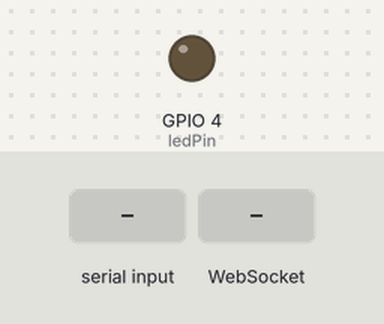
Bench run of a program on a simulated ESP32. Shown: output pins drawn as LEDs (lit = HIGH). Inputs (shaded band) come from the test bench. WiFi joins after 1.5 s; servers stay silent unless stated; what the program prints to the serial monitor is not drawn.

Above: at 0.1 s.
At 2.7 s:
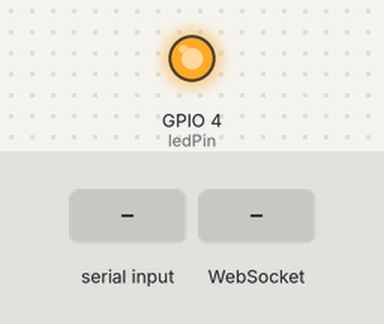
2.8 s: "on\n" received over the second serial link
4.3 s: WebSocket text "on" received
5.8 s: "off\n" received over the second serial link
7.3 s: WebSocket text "off" received
8.8 s: "1\n" received over the second serial link
10.3 s: WebSocket text "1" received
Timing chart, 0 to 12.8 s (numbered marks = the images above; inputs shaded):
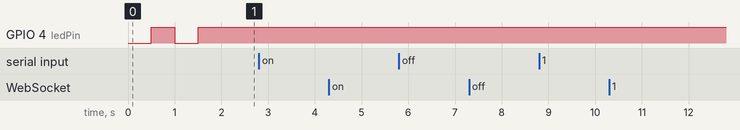

Measured:
- after the input at 2.8 s, every drawn part: stays the same
- after the input at 4.3 s, every drawn part: stays the same
- after the input at 5.8 s, every drawn part: stays the same
- after the input at 7.3 s, every drawn part: stays the same
- after the input at 8.8 s, every drawn part: stays the same
- after the input at 10.3 s, every drawn part: stays the same

The program:

main.cpp
```cpp
#include <Arduino.h>

#if !defined(ARDUINO_ESP32_DEV)
  #error "❌ не та платформа"
#endif

#include <WiFi.h>
#include <ESPAsyncWebServer.h>
#include <ESPmDNS.h>

// --- Налаштування пінів та мережі ---
const int RXD1      = 15; // Пін для зв'язку з іншим пристроєм (наприклад, Arduino)
const int TXD1      = 14;
const int ledPin    = 4;  // Вбудований світлодіод для індикації

const char *ssid      = "BogWiFi";
const char *password  = "123456789";

const char *hostname = "esp32cam1"; //  mDNS (Bonjour) http://esp32cam1.local

// --- Глобальні змінні ---
char buffer[64];
int bufferIndex = 0;
AsyncWebServer server(80);
AsyncWebSocket ws("/ws");

void sendLog(const String& msg) {
    Serial.println(msg);
    ws.textAll(msg);
}

void sendToArduino(const char *msg) {
    Serial1.println(msg);
    sendLog(String("Sent to Arduino -> ") + msg);
}

void onWebSocketMessage(AsyncWebSocket *server, AsyncWebSocketClient *client,
                        AwsFrameInfo *info, const uint8_t *data, size_t len) {
    // Перевіряємо, що це текстове повідомлення
    if (info->final && info->index == 0 && info->len == len && info->opcode == WS_TEXT) {
        // Створюємо рядок з отриманих даних
        String msg = "";
        for (size_t i = 0; i < len; i++) {
            msg += (char)data[i];
        }
        msg.trim(); // Очищуємо від зайвих пробілів

        sendLog(String("Received from WebSocket -> ") + msg);

        if (msg == "on" || msg == "off") {
            sendToArduino(msg.c_str());
        }
    }
}

void init_mdns() {
    if (!MDNS.begin(hostname)) {
        Serial.println("Error setting up MDNS responder!");
        return;
    }
    Serial.printf("mDNS responder started. Hostname: http://%s.local\n", hostname);
    MDNS.addService("http", "tcp", 80);
}

void setup() {
    pinMode(ledPin, OUTPUT);
    digitalWrite(ledPin, LOW);

    Serial.begin(115200);
    Serial1.begin(9600, SERIAL_8N1, RXD1, TXD1);

    WiFi.begin(ssid, password);
    Serial.print("Connecting to WiFi");
    while (WiFi.status() != WL_CONNECTED) {
        delay(500);
        Serial.print(".");
        digitalWrite(ledPin, !digitalRead(ledPin));
    }
    digitalWrite(ledPin, HIGH);

    Serial.printf("\nConnected to WiFi! ESP32 IP: http://%s\n", WiFi.localIP().toString().c_str());

    init_mdns();

    ws.onEvent([](AsyncWebSocket *server, AsyncWebSocketClient *client,
                  AwsEventType type, void *arg, uint8_t *data, size_t len){
        if (type == WS_EVT_CONNECT) {
            Serial.printf("WebSocket client #%u connected from %s\n", client->id(), client->remoteIP().toString().c_str());
        } else if (type == WS_EVT_DISCONNECT) {
            Serial.printf("WebSocket client #%u disconnected\n", client->id());
        } else if (type == WS_EVT_DATA) {
            onWebSocketMessage(server, client, (AwsFrameInfo*)arg, data, len);
        }
    });

    server.addHandler(&ws);

    server.on("/", HTTP_GET, [](AsyncWebServerRequest *request) {
        String response = "ESP32-CAM is online!\n";
        response += "IP: " + WiFi.localIP().toString() + "\n";
        response += "mDNS Hostname: " + String(hostname) + ".local";
        request->send(200, "text/plain", response);
    });

    server.begin();
    sendLog("Server started. Ready to receive commands.");
}

void loop() {
    while (Serial1.available()) {
        char inChar = (char)Serial1.read();
        if (inChar == '\n') {
            buffer[bufferIndex] = '\0';
            if (bufferIndex > 0) {
                sendLog(String("Received from Arduino -> ") + buffer);
            }
            bufferIndex = 0;
        } else if (inChar >= 32) {
            if (bufferIndex < sizeof(buffer) - 1) {
                buffer[bufferIndex++] = inChar;
            }
        }
    }
}
```
